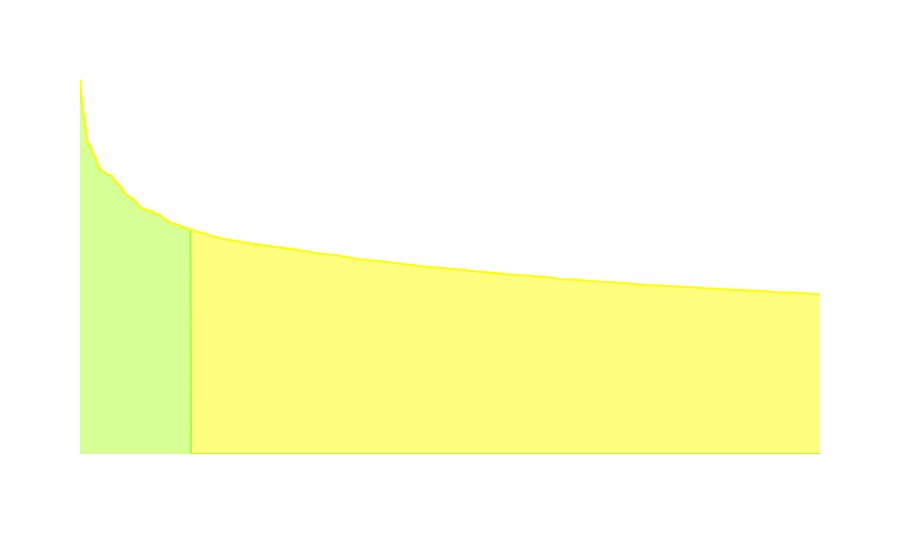

The cell this chart's notebook holds for it:
### Markdown cell above
### >>> **Exercise 15** 
You can copy the code from the previous exercise and change the 'term_frequencies' variable for the 'term_frequencies_log', comment about the differences that you observe and talk about other possible insights that we can get from a log distribution.

### Code cell
# Converting the frequeny values in to log significantly scales down the difference betwen the 
# uper and lower frequencies. 
# So have got a chart that doesn't have long tail and sharp head
# However log scale is preferable, we can also use sqrt and cube transforations to reduce skeewness 
terms = count_vect.get_feature_names_out()
freqs = term_frequencies_log

# Combine into DataFrame
df_terms = pd.DataFrame({
    "Term": terms,
    "Log_Frequency": freqs
})

sorted_list = df_terms.sort_values("Log_Frequency", ascending=False) # Sort by frequency (descending)
#top_n = 30  # number of terms to display
#plot = sorted_list
chart_plot = sorted_list.head(1000).reset_index(drop=True)

# Create a group column: first 25% = blue, last 75% = yellow
borderr = int(len(chart_plot) * 0.15)
chart_plot["ColorGroup"] = np.where(chart_plot.index < borderr, "First 25%", "Last 75%")

# Interactive bar chart
chart = px.area(
    chart_plot,
    x="Term",
    y="Log_Frequency",
    color="ColorGroup",  # use the new group column
    color_discrete_map={"First 25%": "greenyellow", "Last 75%": "yellow"},
)

chart.update_layout(
    xaxis=dict(
        #showticklabels=False,
        showgrid=False,
        color="White"
    ),
    yaxis=dict(
        #showticklabels=False,
        showgrid=False,
        color="White"
    ),
    plot_bgcolor='rgba(0,0,0,0)',  # remove plot background color
    paper_bgcolor='rgba(0,0,0,0)', # remove outer background color
    showlegend=False,        # remove legend 
)

### Figure 1 — Plotly figure (JSON) as saved in the notebook; plotly's stock layout.template omitted (floating-point values rounded to 4 significant figures; data arrays with more than 128 entries replaced by an {"elided": "..."} marker saying what was removed)
{"data": [{"fillpattern": {"shape": ""}, "hovertemplate": "ColorGroup=First 25%<br>Term=%{x}<br>Log_Frequency=%{y}<extra></extra>", "legendgroup": "First 25%", "line": {"color": "greenyellow"}, "marker": {"symbol": "circle"}, "mode": "lines", "name": "First 25%", "orientation": "v", "showlegend": true, "stackgroup": "1", "type": "scatter", "x": {"elided": "150 str values"}, "xaxis": "x", "y": {"elided": "150 float values"}, "yaxis": "y"}, {"fillpattern": {"shape": ""}, "hovertemplate": "ColorGroup=Last 75%<br>Term=%{x}<br>Log_Frequency=%{y}<extra></extra>", "legendgroup": "Last 75%", "line": {"color": "yellow"}, "marker": {"symbol": "circle"}, "mode": "lines", "name": "Last 75%", "orientation": "v", "showlegend": true, "stackgroup": "1", "type": "scatter", "x": {"elided": "850 str values"}, "xaxis": "x", "y": {"elided": "850 float values"}, "yaxis": "y"}], "layout": {"legend": {"title": {"text": "ColorGroup"}, "tracegroupgap": 0}, "margin": {"t": 60}, "paper_bgcolor": "rgba(0,0,0,0)", "plot_bgcolor": "rgba(0,0,0,0)", "showlegend": false, "xaxis": {"anchor": "y", "color": "White", "domain": [0, 1], "showgrid": false, "title": {"text": "Term"}}, "yaxis": {"anchor": "x", "color": "White", "domain": [0, 1], "showgrid": false, "title": {"text": "Log_Frequency"}}}}
